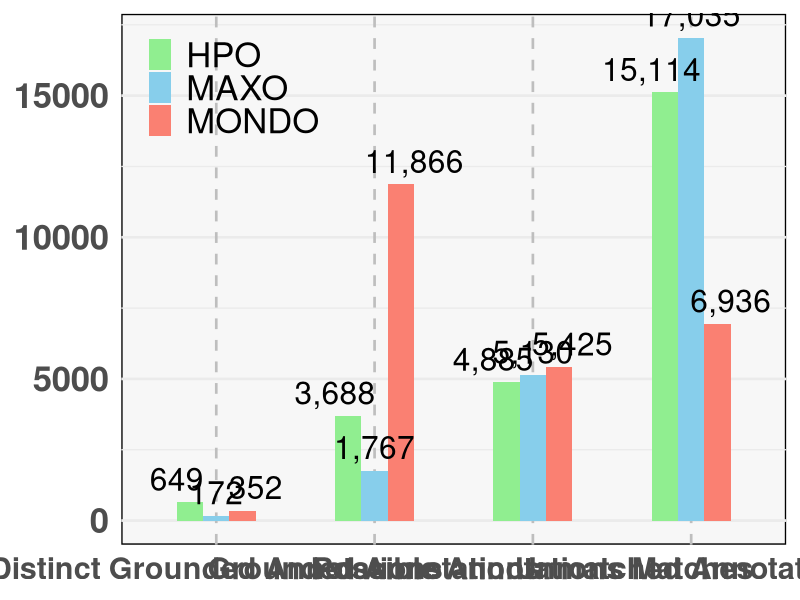

Write R code to recreate this figure.
# Load required libraries
library(ggplot2)
library(tidyr)
library(dplyr)
library(scales)

# Create the data frame
data <- data.frame(
  Value_Types = c('Distinct Grounded Annotations', 'Grounded Annotations', 'Unmatched Annotations', 'Possible Annotations Matches'),
  MAXO = c(172, 1767, 17035, 5130),
  HPO = c(649, 3688, 15114, 4885),
  MONDO = c(352, 11866, 6936, 5425)
)

# Gather the data into long format for ggplot2
data_long <- data %>%
  pivot_longer(cols = -Value_Types, names_to = "Source", values_to = "Counts")

# Define custom colors
custom_colors <- c("MAXO" = "skyblue", "HPO" = "lightgreen", "MONDO" = "salmon")

# Create the plot
plot <- ggplot(data_long, aes(x = Value_Types, y = Counts, fill = Source)) +
  geom_bar(stat = 'identity', position = position_dodge(width = 0.5), width = 0.5) +
  scale_fill_manual(values = custom_colors) +
  theme_minimal(base_size = 20) +  # Increase the base size
  geom_text(aes(label = scales::comma(Counts)), 
            position = position_dodge(width = 0.75), 
            vjust = -0.5, size = 8) +  # Increased text size for bar labels
  theme(
    plot.title = element_blank(),  # Removed title
    axis.title.x = element_blank(),  # Removed x-axis title
    axis.title.y = element_blank(),  # Removed y-axis title
    axis.text.x = element_text(face = "bold", size = 22, angle = 0, hjust = 0.5),  # Increased x-axis text size
    axis.text.y = element_text(face = "bold", size = 25),  # Increased y-axis text size
    legend.title = element_blank(),
    legend.text = element_text(size = 25),  # Increased legend text size
    legend.position = c(0.02, 0.98),  # Moved legend to top left corner
    legend.justification = c(0, 1),  # Adjust legend justification
    panel.background = element_rect(fill = "#f7f7f7"),
    panel.grid.major.x = element_line(color = "gray", linetype = "dashed"),
    panel.grid.minor.x = element_line(color = "gray", linetype = "dashed")
  )

# Save the plot as a JPG file
ggsave("evaluation/plot.jpg", plot = plot, device = "jpeg", width = 20, height = 12, dpi = 300)
